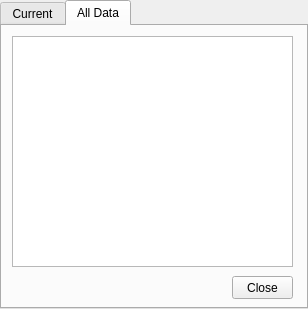
<?xml version="1.0" encoding="UTF-8"?>
<ui version="4.0">
 <class>TabWidget</class>
 <widget class="QTabWidget" name="TabWidget">
  <property name="geometry">
   <rect>
    <x>0</x>
    <y>0</y>
    <width>308</width>
    <height>309</height>
   </rect>
  </property>
  <property name="sizePolicy">
   <sizepolicy hsizetype="Fixed" vsizetype="Minimum">
    <horstretch>0</horstretch>
    <verstretch>0</verstretch>
   </sizepolicy>
  </property>
  <property name="minimumSize">
   <size>
    <width>308</width>
    <height>0</height>
   </size>
  </property>
  <property name="maximumSize">
   <size>
    <width>308</width>
    <height>16777215</height>
   </size>
  </property>
  <property name="windowTitle">
   <string>Target Data</string>
  </property>
  <property name="currentIndex">
   <number>1</number>
  </property>
  <widget class="QWidget" name="tabCurrent">
   <attribute name="title">
    <string>Current</string>
   </attribute>
   <widget class="QLabel" name="labelTotal">
    <property name="geometry">
     <rect>
      <x>140</x>
      <y>10</y>
      <width>71</width>
      <height>16</height>
     </rect>
    </property>
    <property name="text">
     <string>Total Records:</string>
    </property>
   </widget>
   <widget class="QLabel" name="labelCurrent">
    <property name="geometry">
     <rect>
      <x>10</x>
      <y>10</y>
      <width>51</width>
      <height>16</height>
     </rect>
    </property>
    <property name="styleSheet">
     <string notr="true">color:rgb(170, 0, 0);</string>
    </property>
    <property name="text">
     <string>Record # </string>
    </property>
    <property name="textFormat">
     <enum>Qt::AutoText</enum>
    </property>
   </widget>
   <widget class="Line" name="line">
    <property name="geometry">
     <rect>
      <x>10</x>
      <y>20</y>
      <width>281</width>
      <height>31</height>
     </rect>
    </property>
    <property name="orientation">
     <enum>Qt::Horizontal</enum>
    </property>
   </widget>
   <widget class="QPushButton" name="buttonClose">
    <property name="geometry">
     <rect>
      <x>230</x>
      <y>250</y>
      <width>61</width>
      <height>23</height>
     </rect>
    </property>
    <property name="text">
     <string>Close</string>
    </property>
   </widget>
   <widget class="QGroupBox" name="currentGroup">
    <property name="geometry">
     <rect>
      <x>10</x>
      <y>50</y>
      <width>281</width>
      <height>191</height>
     </rect>
    </property>
    <property name="title">
     <string>Current Record</string>
    </property>
    <widget class="QPushButton" name="buttonInsert">
     <property name="geometry">
      <rect>
       <x>210</x>
       <y>160</y>
       <width>61</width>
       <height>23</height>
      </rect>
     </property>
     <property name="text">
      <string>Insert</string>
     </property>
    </widget>
    <widget class="QPushButton" name="buttonRemove">
     <property name="geometry">
      <rect>
       <x>140</x>
       <y>160</y>
       <width>61</width>
       <height>23</height>
      </rect>
     </property>
     <property name="text">
      <string>Remove</string>
     </property>
    </widget>
    <widget class="QPlainTextEdit" name="textCurrent">
     <property name="geometry">
      <rect>
       <x>10</x>
       <y>20</y>
       <width>261</width>
       <height>131</height>
      </rect>
     </property>
    </widget>
   </widget>
   <widget class="QPushButton" name="buttonPrev">
    <property name="geometry">
     <rect>
      <x>10</x>
      <y>250</y>
      <width>61</width>
      <height>23</height>
     </rect>
    </property>
    <property name="text">
     <string>Prev</string>
    </property>
   </widget>
   <widget class="QPushButton" name="buttonNext">
    <property name="geometry">
     <rect>
      <x>80</x>
      <y>250</y>
      <width>61</width>
      <height>23</height>
     </rect>
    </property>
    <property name="text">
     <string>Next</string>
    </property>
   </widget>
   <widget class="QLabel" name="labelRecord">
    <property name="geometry">
     <rect>
      <x>60</x>
      <y>10</y>
      <width>71</width>
      <height>16</height>
     </rect>
    </property>
    <property name="text">
     <string/>
    </property>
   </widget>
   <widget class="QLabel" name="labelRecordTotal">
    <property name="geometry">
     <rect>
      <x>220</x>
      <y>10</y>
      <width>71</width>
      <height>16</height>
     </rect>
    </property>
    <property name="text">
     <string/>
    </property>
   </widget>
   <zorder>currentGroup</zorder>
   <zorder>labelTotal</zorder>
   <zorder>labelCurrent</zorder>
   <zorder>line</zorder>
   <zorder>buttonClose</zorder>
   <zorder>buttonPrev</zorder>
   <zorder>buttonNext</zorder>
   <zorder>labelRecord</zorder>
   <zorder>labelRecordTotal</zorder>
  </widget>
  <widget class="QWidget" name="tabAll">
   <attribute name="title">
    <string>All Data</string>
   </attribute>
   <widget class="QPushButton" name="buttonClose_2">
    <property name="geometry">
     <rect>
      <x>230</x>
      <y>250</y>
      <width>61</width>
      <height>23</height>
     </rect>
    </property>
    <property name="text">
     <string>Close</string>
    </property>
   </widget>
   <widget class="QTableWidget" name="tableWidget">
    <property name="geometry">
     <rect>
      <x>10</x>
      <y>10</y>
      <width>281</width>
      <height>231</height>
     </rect>
    </property>
    <property name="autoScrollMargin">
     <number>10</number>
    </property>
    <attribute name="horizontalHeaderDefaultSectionSize">
     <number>50</number>
    </attribute>
    <attribute name="verticalHeaderVisible">
     <bool>false</bool>
    </attribute>
   </widget>
  </widget>
 </widget>
 <resources/>
 <connections/>
</ui>
